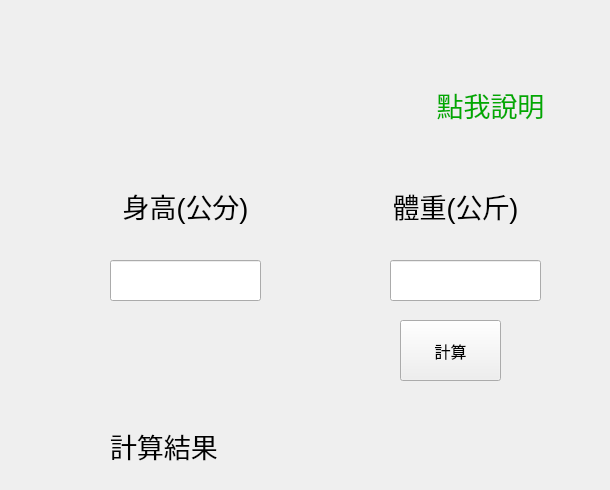
  <widget class="QWidget" name="centralwidget">
   <widget class="QLabel" name="label">
    <property name="geometry">
     <rect>
      <x>80</x>
      <y>30</y>
      <width>241</width>
      <height>71</height>
     </rect>
    </property>
    <property name="font">
     <font>
      <family>Arial</family>
      <pointsize>20</pointsize>
     </font>
    </property>
    <property name="text">
     <string/>
    </property>
    <property name="pixmap">
     <pixmap>LabelPlot.png</pixmap>
    </property>
    <property name="scaledContents">
     <bool>true</bool>
    </property>
    <property name="alignment">
     <set>Qt::AlignCenter</set>
    </property>
   </widget>
   <widget class="QLabel" name="label_6">
    <property name="geometry">
     <rect>
      <x>90</x>
      <y>170</y>
      <width>191</width>
      <height>71</height>
     </rect>
    </property>
    <property name="minimumSize">
     <size>
      <width>191</width>
      <height>71</height>
     </size>
    </property>
    <property name="palette">
     <palette>
      <active>
       <colorrole role="WindowText">
        <brush brushstyle="SolidPattern">
         <color alpha="255">
          <red>0</red>
          <green>0</green>
          <blue>0</blue>
         </color>
        </brush>
       </colorrole>
       <colorrole role="Button">
        <brush brushstyle="SolidPattern">
         <color alpha="255">
          <red>170</red>
          <green>255</green>
          <blue>255</blue>
         </color>
        </brush>
       </colorrole>
       <colorrole role="Light">
        <brush brushstyle="SolidPattern">
         <color alpha="255">
          <red>255</red>
          <green>255</green>
          <blue>255</blue>
         </color>
        </brush>
       </colorrole>
       <colorrole role="Midlight">
        <brush brushstyle="SolidPattern">
         <color alpha="255">
          <red>212</red>
          <green>255</green>
          <blue>255</blue>
         </color>
        </brush>
       </colorrole>
       <colorrole role="Dark">
        <brush brushstyle="SolidPattern">
         <color alpha="255">
          <red>85</red>
          <green>127</green>
          <blue>127</blue>
         </color>
        </brush>
       </colorrole>
       <colorrole role="Mid">
        <brush brushstyle="SolidPattern">
         <color alpha="255">
          <red>113</red>
          <green>170</green>
          <blue>170</blue>
         </color>
        </brush>
       </colorrole>
       <colorrole role="Text">
        <brush brushstyle="SolidPattern">
         <color alpha="255">
          <red>0</red>
          <green>0</green>
          <blue>0</blue>
         </color>
        </brush>
       </colorrole>
       <colorrole role="BrightText">
        <brush brushstyle="SolidPattern">
         <color alpha="255">
          <red>255</red>
          <green>255</green>
          <blue>255</blue>
         </color>
        </brush>
       </colorrole>
       <colorrole role="ButtonText">
        <brush brushstyle="SolidPattern">
         <color alpha="255">
          <red>0</red>
          <green>0</green>
          <blue>0</blue>
         </color>
        </brush>
       </colorrole>
       <colorrole role="Base">
        <brush brushstyle="SolidPattern">
         <color alpha="255">
          <red>255</red>
          <green>255</green>
          <blue>255</blue>
         </color>
        </brush>
       </colorrole>
       <colorrole role="Window">
        <brush brushstyle="SolidPattern">
         <color alpha="255">
          <red>170</red>
          <green>255</green>
          <blue>255</blue>
         </color>
        </brush>
       </colorrole>
       <colorrole role="Shadow">
        <brush brushstyle="SolidPattern">
         <color alpha="255">
          <red>0</red>
          <green>0</green>
          <blue>0</blue>
         </color>
        </brush>
       </colorrole>
       <colorrole role="AlternateBase">
        <brush brushstyle="SolidPattern">
         <color alpha="255">
          <red>212</red>
          <green>255</green>
          <blue>255</blue>
         </color>
        </brush>
       </colorrole>
       <colorrole role="ToolTipBase">
        <brush brushstyle="SolidPattern">
         <color alpha="255">
          <red>255</red>
          <green>255</green>
          <blue>220</blue>
         </color>
        </brush>
       </colorrole>
       <colorrole role="ToolTipText">
        <brush brushstyle="SolidPattern">
         <color alpha="255">
          <red>0</red>
          <green>0</green>
          <blue>0</blue>
         </color>
        </brush>
       </colorrole>
       <colorrole role="PlaceholderText">
        <brush brushstyle="SolidPattern">
         <color alpha="128">
          <red>0</red>
          <green>0</green>
          <blue>0</blue>
         </color>
        </brush>
       </colorrole>
      </active>
      <inactive>
       <colorrole role="WindowText">
        <brush brushstyle="SolidPattern">
         <color alpha="255">
          <red>0</red>
          <green>0</green>
          <blue>0</blue>
         </color>
        </brush>
       </colorrole>
       <colorrole role="Button">
        <brush brushstyle="SolidPattern">
         <color alpha="255">
          <red>170</red>
          <green>255</green>
          <blue>255</blue>
         </color>
        </brush>
       </colorrole>
       <colorrole role="Light">
        <brush brushstyle="SolidPattern">
         <color alpha="255">
          <red>255</red>
          <green>255</green>
          <blue>255</blue>
         </color>
        </brush>
       </colorrole>
       <colorrole role="Midlight">
        <brush brushstyle="SolidPattern">
         <color alpha="255">
          <red>212</red>
          <green>255</green>
          <blue>255</blue>
         </color>
        </brush>
       </colorrole>
       <colorrole role="Dark">
        <brush brushstyle="SolidPattern">
         <color alpha="255">
          <red>85</red>
          <green>127</green>
          <blue>127</blue>
         </color>
        </brush>
       </colorrole>
       <colorrole role="Mid">
        <brush brushstyle="SolidPattern">
         <color alpha="255">
          <red>113</red>
          <green>170</green>
          <blue>170</blue>
         </color>
        </brush>
       </colorrole>
       <colorrole role="Text">
        <brush brushstyle="SolidPattern">
         <color alpha="255">
          <red>0</red>
          <green>0</green>
          <blue>0</blue>
         </color>
        </brush>
       </colorrole>
       <colorrole role="BrightText">
        <brush brushstyle="SolidPattern">
         <color alpha="255">
          <red>255</red>
          <green>255</green>
          <blue>255</blue>
         </color>
        </brush>
       </colorrole>
       <colorrole role="ButtonText">
        <brush brushstyle="SolidPattern">
         <color alpha="255">
          <red>0</red>
          <green>0</green>
          <blue>0</blue>
         </color>
        </brush>
       </colorrole>
       <colorrole role="Base">
        <brush brushstyle="SolidPattern">
         <color alpha="255">
          <red>255</red>
          <green>255</green>
          <blue>255</blue>
         </color>
        </brush>
       </colorrole>
       <colorrole role="Window">
        <brush brushstyle="SolidPattern">
         <color alpha="255">
          <red>170</red>
          <green>255</green>
          <blue>255</blue>
         </color>
        </brush>
       </colorrole>
       <colorrole role="Shadow">
        <brush brushstyle="SolidPattern">
         <color alpha="255">
          <red>0</red>
          <green>0</green>
          <blue>0</blue>
         </color>
        </brush>
       </colorrole>
       <colorrole role="AlternateBase">
        <brush brushstyle="SolidPattern">
         <color alpha="255">
          <red>212</red>
          <green>255</green>
          <blue>255</blue>
         </color>
        </brush>
       </colorrole>
       <colorrole role="ToolTipBase">
        <brush brushstyle="SolidPattern">
         <color alpha="255">
          <red>255</red>
          <green>255</green>
          <blue>220</blue>
         </color>
        </brush>
       </colorrole>
       <colorrole role="ToolTipText">
        <brush brushstyle="SolidPattern">
         <color alpha="255">
          <red>0</red>
          <green>0</green>
          <blue>0</blue>
         </color>
        </brush>
       </colorrole>
       <colorrole role="PlaceholderText">
        <brush brushstyle="SolidPattern">
         <color alpha="128">
          <red>0</red>
          <green>0</green>
          <blue>0</blue>
         </color>
        </brush>
       </colorrole>
      </inactive>
      <disabled>
       <colorrole role="WindowText">
        <brush brushstyle="SolidPattern">
         <color alpha="255">
          <red>85</red>
          <green>127</green>
          <blue>127</blue>
         </color>
        </brush>
       </colorrole>
       <colorrole role="Button">
        <brush brushstyle="SolidPattern">
         <color alpha="255">
          <red>170</red>
          <green>255</green>
          <blue>255</blue>
         </color>
        </brush>
       </colorrole>
       <colorrole role="Light">
        <brush brushstyle="SolidPattern">
         <color alpha="255">
          <red>255</red>
          <green>255</green>
          <blue>255</blue>
         </color>
        </brush>
       </colorrole>
       <colorrole role="Midlight">
        <brush brushstyle="SolidPattern">
         <color alpha="255">
          <red>212</red>
          <green>255</green>
          <blue>255</blue>
         </color>
        </brush>
       </colorrole>
       <colorrole role="Dark">
        <brush brushstyle="SolidPattern">
         <color alpha="255">
          <red>85</red>
          <green>127</green>
          <blue>127</blue>
         </color>
        </brush>
       </colorrole>
       <colorrole role="Mid">
        <brush brushstyle="SolidPattern">
         <color alpha="255">
          <red>113</red>
          <green>170</green>
          <blue>170</blue>
         </color>
        </brush>
       </colorrole>
       <colorrole role="Text">
        <brush brushstyle="SolidPattern">
         <color alpha="255">
          <red>85</red>
          <green>127</green>
          <blue>127</blue>
         </color>
        </brush>
       </colorrole>
       <colorrole role="BrightText">
        <brush brushstyle="SolidPattern">
         <color alpha="255">
          <red>255</red>
          <green>255</green>
          <blue>255</blue>
         </color>
        </brush>
       </colorrole>
       <colorrole role="ButtonText">
        <brush brushstyle="SolidPattern">
         <color alpha="255">
          <red>85</red>
          <green>127</green>
          <blue>127</blue>
         </color>
        </brush>
       </colorrole>
       <colorrole role="Base">
        <brush brushstyle="SolidPattern">
         <color alpha="255">
          <red>170</red>
          <green>255</green>
          <blue>255</blue>
         </color>
        </brush>
       </colorrole>
       <colorrole role="Window">
        <brush brushstyle="SolidPattern">
         <color alpha="255">
          <red>170</red>
          <green>255</green>
          <blue>255</blue>
         </color>
        </brush>
       </colorrole>
       <colorrole role="Shadow">
        <brush brushstyle="SolidPattern">
         <color alpha="255">
          <red>0</red>
          <green>0</green>
          <blue>0</blue>
         </color>
        </brush>
       </colorrole>
       <colorrole role="AlternateBase">
        <brush brushstyle="SolidPattern">
         <color alpha="255">
          <red>170</red>
          <green>255</green>
          <blue>255</blue>
         </color>
        </brush>
       </colorrole>
       <colorrole role="ToolTipBase">
        <brush brushstyle="SolidPattern">
         <color alpha="255">
          <red>255</red>
          <green>255</green>
          <blue>220</blue>
         </color>
        </brush>
       </colorrole>
       <colorrole role="ToolTipText">
        <brush brushstyle="SolidPattern">
         <color alpha="255">
          <red>0</red>
          <green>0</green>
          <blue>0</blue>
         </color>
        </brush>
       </colorrole>
       <colorrole role="PlaceholderText">
        <brush brushstyle="SolidPattern">
         <color alpha="128">
          <red>0</red>
          <green>0</green>
          <blue>0</blue>
         </color>
        </brush>
       </colorrole>
      </disabled>
     </palette>
    </property>
    <property name="font">
     <font>
      <family>Arial</family>
      <pointsize>20</pointsize>
     </font>
    </property>
    <property name="text">
     <string>身高(公分)</string>
    </property>
    <property name="alignment">
     <set>Qt::AlignCenter</set>
    </property>
   </widget>
   <widget class="QLabel" name="label_7">
    <property name="geometry">
     <rect>
      <x>340</x>
      <y>170</y>
      <width>231</width>
      <height>71</height>
     </rect>
    </property>
    <property name="minimumSize">
     <size>
      <width>141</width>
      <height>71</height>
     </size>
    </property>
    <property name="font">
     <font>
      <family>Arial</family>
      <pointsize>20</pointsize>
     </font>
    </property>
    <property name="text">
     <string>體重(公斤)</string>
    </property>
    <property name="alignment">
     <set>Qt::AlignCenter</set>
    </property>
   </widget>
   <widget class="QLabel" name="label_2">
    <property name="geometry">
     <rect>
      <x>380</x>
      <y>70</y>
      <width>221</width>
      <height>71</height>
     </rect>
    </property>
    <property name="font">
     <font>
      <family>Arial</family>
      <pointsize>20</pointsize>
     </font>
    </property>
    <property name="text">
     <string>&lt;html&gt;&lt;head/&gt;&lt;body&gt;&lt;p&gt;&lt;a href=&quot;https://health99.hpa.gov.tw/OnlinkHealth/Onlink_BMI.aspx  身體質量指數BMI │健康九九+網站 &quot;&gt;&lt;span style=&quot; color:#00aa00;&quot;&gt;點我說明&lt;/span&gt;&lt;/a&gt;&lt;/p&gt;&lt;/body&gt;&lt;/html&gt;</string>
    </property>
    <property name="alignment">
     <set>Qt::AlignCenter</set>
    </property>
    <property name="wordWrap">
     <bool>false</bool>
    </property>
    <property name="openExternalLinks">
     <bool>true</bool>
    </property>
   </widget>
   <widget class="QLabel" name="label_8">
    <property name="geometry">
     <rect>
      <x>110</x>
      <y>410</y>
      <width>421</width>
      <height>71</height>
     </rect>
    </property>
    <property name="palette">
     <palette>
      <active>
       <colorrole role="WindowText">
        <brush brushstyle="SolidPattern">
         <color alpha="255">
          <red>0</red>
          <green>0</green>
          <blue>0</blue>
         </color>
        </brush>
       </colorrole>
       <colorrole role="Button">
        <brush brushstyle="SolidPattern">
         <color alpha="255">
          <red>170</red>
          <green>255</green>
          <blue>255</blue>
         </color>
        </brush>
       </colorrole>
       <colorrole role="Light">
        <brush brushstyle="SolidPattern">
         <color alpha="255">
          <red>255</red>
          <green>255</green>
          <blue>255</blue>
         </color>
        </brush>
       </colorrole>
       <colorrole role="Midlight">
        <brush brushstyle="SolidPattern">
         <color alpha="255">
          <red>212</red>
          <green>255</green>
          <blue>255</blue>
         </color>
        </brush>
       </colorrole>
       <colorrole role="Dark">
        <brush brushstyle="SolidPattern">
         <color alpha="255">
          <red>85</red>
          <green>127</green>
          <blue>127</blue>
         </color>
        </brush>
       </colorrole>
       <colorrole role="Mid">
        <brush brushstyle="SolidPattern">
         <color alpha="255">
          <red>113</red>
          <green>170</green>
          <blue>170</blue>
         </color>
        </brush>
       </colorrole>
       <colorrole role="Text">
        <brush brushstyle="SolidPattern">
         <color alpha="255">
          <red>0</red>
          <green>0</green>
          <blue>0</blue>
         </color>
        </brush>
       </colorrole>
       <colorrole role="BrightText">
        <brush brushstyle="SolidPattern">
         <color alpha="255">
          <red>255</red>
          <green>255</green>
          <blue>255</blue>
         </color>
        </brush>
       </colorrole>
       <colorrole role="ButtonText">
        <brush brushstyle="SolidPattern">
         <color alpha="255">
          <red>0</red>
          <green>0</green>
          <blue>0</blue>
         </color>
        </brush>
       </colorrole>
       <colorrole role="Base">
        <brush brushstyle="SolidPattern">
         <color alpha="255">
          <red>255</red>
          <green>255</green>
          <blue>255</blue>
         </color>
        </brush>
       </colorrole>
       <colorrole role="Window">
        <brush brushstyle="SolidPattern">
         <color alpha="255">
          <red>170</red>
          <green>255</green>
          <blue>255</blue>
         </color>
        </brush>
       </colorrole>
       <colorrole role="Shadow">
        <brush brushstyle="SolidPattern">
         <color alpha="255">
          <red>0</red>
          <green>0</green>
          <blue>0</blue>
         </color>
        </brush>
       </colorrole>
       <colorrole role="AlternateBase">
        <brush brushstyle="SolidPattern">
         <color alpha="255">
          <red>212</red>
          <green>255</green>
          <blue>255</blue>
         </color>
        </brush>
       </colorrole>
       <colorrole role="ToolTipBase">
        <brush brushstyle="SolidPattern">
         <color alpha="255">
          <red>255</red>
          <green>255</green>
          <blue>220</blue>
         </color>
        </brush>
       </colorrole>
       <colorrole role="ToolTipText">
        <brush brushstyle="SolidPattern">
         <color alpha="255">
          <red>0</red>
          <green>0</green>
          <blue>0</blue>
         </color>
        </brush>
       </colorrole>
       <colorrole role="PlaceholderText">
        <brush brushstyle="SolidPattern">
         <color alpha="128">
          <red>0</red>
          <green>0</green>
          <blue>0</blue>
         </color>
        </brush>
       </colorrole>
      </active>
      <inactive>
       <colorrole role="WindowText">
        <brush brushstyle="SolidPattern">
         <color alpha="255">
          <red>0</red>
          <green>0</green>
          <blue>0</blue>
         </color>
        </brush>
       </colorrole>
       <colorrole role="Button">
        <brush brushstyle="SolidPattern">
         <color alpha="255">
          <red>170</red>
          <green>255</green>
          <blue>255</blue>
         </color>
        </brush>
       </colorrole>
       <colorrole role="Light">
        <brush brushstyle="SolidPattern">
         <color alpha="255">
          <red>255</red>
          <green>255</green>
          <blue>255</blue>
         </color>
        </brush>
       </colorrole>
       <colorrole role="Midlight">
        <brush brushstyle="SolidPattern">
         <color alpha="255">
          <red>212</red>
          <green>255</green>
          <blue>255</blue>
         </color>
        </brush>
       </colorrole>
       <colorrole role="Dark">
        <brush brushstyle="SolidPattern">
         <color alpha="255">
          <red>85</red>
          <green>127</green>
          <blue>127</blue>
         </color>
        </brush>
       </colorrole>
       <colorrole role="Mid">
        <brush brushstyle="SolidPattern">
         <color alpha="255">
          <red>113</red>
          <green>170</green>
          <blue>170</blue>
         </color>
        </brush>
       </colorrole>
       <colorrole role="Text">
        <brush brushstyle="SolidPattern">
         <color alpha="255">
          <red>0</red>
          <green>0</green>
          <blue>0</blue>
         </color>
        </brush>
       </colorrole>
       <colorrole role="BrightText">
        <brush brushstyle="SolidPattern">
         <color alpha="255">
          <red>255</red>
          <green>255</green>
          <blue>255</blue>
         </color>
        </brush>
       </colorrole>
       <colorrole role="ButtonText">
        <brush brushstyle="SolidPattern">
         <color alpha="255">
          <red>0</red>
          <green>0</green>
          <blue>0</blue>
         </color>
        </brush>
       </colorrole>
       <colorrole role="Base">
        <brush brushstyle="SolidPattern">
         <color alpha="255">
          <red>255</red>
          <green>255</green>
          <blue>255</blue>
         </color>
        </brush>
       </colorrole>
       <colorrole role="Window">
        <brush brushstyle="SolidPattern">
         <color alpha="255">
          <red>170</red>
          <green>255</green>
          <blue>255</blue>
         </color>
        </brush>
       </colorrole>
       <colorrole role="Shadow">
        <brush brushstyle="SolidPattern">
         <color alpha="255">
          <red>0</red>
          <green>0</green>
          <blue>0</blue>
         </color>
        </brush>
       </colorrole>
       <colorrole role="AlternateBase">
        <brush brushstyle="SolidPattern">
         <color alpha="255">
          <red>212</red>
          <green>255</green>
          <blue>255</blue>
         </color>
        </brush>
       </colorrole>
       <colorrole role="ToolTipBase">
        <brush brushstyle="SolidPattern">
         <color alpha="255">
          <red>255</red>
          <green>255</green>
          <blue>220</blue>
         </color>
        </brush>
       </colorrole>
       <colorrole role="ToolTipText">
        <brush brushstyle="SolidPattern">
         <color alpha="255">
          <red>0</red>
          <green>0</green>
          <blue>0</blue>
         </color>
        </brush>
       </colorrole>
       <colorrole role="PlaceholderText">
        <brush brushstyle="SolidPattern">
         <color alpha="128">
          <red>0</red>
          <green>0</green>
          <blue>0</blue>
         </color>
        </brush>
       </colorrole>
      </inactive>
      <disabled>
       <colorrole role="WindowText">
        <brush brushstyle="SolidPattern">
         <color alpha="255">
          <red>85</red>
          <green>127</green>
          <blue>127</blue>
         </color>
        </brush>
       </colorrole>
       <colorrole role="Button">
        <brush brushstyle="SolidPattern">
         <color alpha="255">
          <red>170</red>
          <green>255</green>
          <blue>255</blue>
         </color>
        </brush>
       </colorrole>
       <colorrole role="Light">
        <brush brushstyle="SolidPattern">
         <color alpha="255">
          <red>255</red>
          <green>255</green>
          <blue>255</blue>
         </color>
        </brush>
       </colorrole>
       <colorrole role="Midlight">
        <brush brushstyle="SolidPattern">
         <color alpha="255">
          <red>212</red>
          <green>255</green>
          <blue>255</blue>
         </color>
        </brush>
       </colorrole>
       <colorrole role="Dark">
        <brush brushstyle="SolidPattern">
         <color alpha="255">
          <red>85</red>
          <green>127</green>
          <blue>127</blue>
         </color>
        </brush>
       </colorrole>
       <colorrole role="Mid">
        <brush brushstyle="SolidPattern">
         <color alpha="255">
          <red>113</red>
          <green>170</green>
          <blue>170</blue>
         </color>
        </brush>
       </colorrole>
       <colorrole role="Text">
        <brush brushstyle="SolidPattern">
         <color alpha="255">
          <red>85</red>
          <green>127</green>
          <blue>127</blue>
         </color>
        </brush>
       </colorrole>
       <colorrole role="BrightText">
        <brush brushstyle="SolidPattern">
         <color alpha="255">
          <red>255</red>
          <green>255</green>
          <blue>255</blue>
         </color>
        </brush>
       </colorrole>
       <colorrole role="ButtonText">
        <brush brushstyle="SolidPattern">
         <color alpha="255">
          <red>85</red>
          <green>127</green>
          <blue>127</blue>
         </color>
        </brush>
       </colorrole>
       <colorrole role="Base">
        <brush brushstyle="SolidPattern">
         <color alpha="255">
          <red>170</red>
          <green>255</green>
          <blue>255</blue>
         </color>
        </brush>
       </colorrole>
       <colorrole role="Window">
        <brush brushstyle="SolidPattern">
         <color alpha="255">
          <red>170</red>
          <green>255</green>
          <blue>255</blue>
         </color>
        </brush>
       </colorrole>
       <colorrole role="Shadow">
        <brush brushstyle="SolidPattern">
         <color alpha="255">
          <red>0</red>
          <green>0</green>
          <blue>0</blue>
         </color>
        </brush>
       </colorrole>
       <colorrole role="AlternateBase">
        <brush brushstyle="SolidPattern">
         <color alpha="255">
          <red>170</red>
          <green>255</green>
          <blue>255</blue>
         </color>
        </brush>
       </colorrole>
       <colorrole role="ToolTipBase">
        <brush brushstyle="SolidPattern">
         <color alpha="255">
          <red>255</red>
          <green>255</green>
          <blue>220</blue>
         </color>
        </brush>
       </colorrole>
       <colorrole role="ToolTipText">
        <brush brushstyle="SolidPattern">
         <color alpha="255">
          <red>0</red>
          <green>0</green>
          <blue>0</blue>
         </color>
        </brush>
       </colorrole>
       <colorrole role="PlaceholderText">
        <brush brushstyle="SolidPattern">
         <color alpha="128">
          <red>0</red>
          <green>0</green>
          <blue>0</blue>
         </color>
        </brush>
       </colorrole>
      </disabled>
     </palette>
    </property>
    <property name="font">
     <font>
      <family>Arial</family>
      <pointsize>20</pointsize>
     </font>
    </property>
    <property name="text">
     <string>計算結果</string>
    </property>
    <property name="alignment">
     <set>Qt::AlignLeading|Qt::AlignLeft|Qt::AlignVCenter</set>
    </property>
   </widget>
   <widget class="QLineEdit" name="lineEdit">
    <property name="geometry">
     <rect>
      <x>110</x>
      <y>260</y>
      <width>151</width>
      <height>41</height>
     </rect>
    </property>
    <property name="font">
     <font>
      <family>Agency FB</family>
      <pointsize>20</pointsize>
     </font>
    </property>
   </widget>
   <widget class="QLineEdit" name="lineEdit_2">
    <property name="geometry">
     <rect>
      <x>390</x>
      <y>260</y>
      <width>151</width>
      <height>41</height>
     </rect>
    </property>
    <property name="font">
     <font>
      <family>Agency FB</family>
      <pointsize>20</pointsize>
     </font>
    </property>
   </widget>
   <widget class="QPushButton" name="pushButton">
    <property name="geometry">
     <rect>
      <x>400</x>
      <y>320</y>
      <width>101</width>
      <height>61</height>
     </rect>
    </property>
    <property name="font">
     <font>
      <family>Agency FB</family>
      <pointsize>12</pointsize>
     </font>
    </property>
    <property name="text">
     <string>計算</string>
    </property>
    <property name="checkable">
     <bool>false</bool>
    </property>
   </widget>
  </widget>
